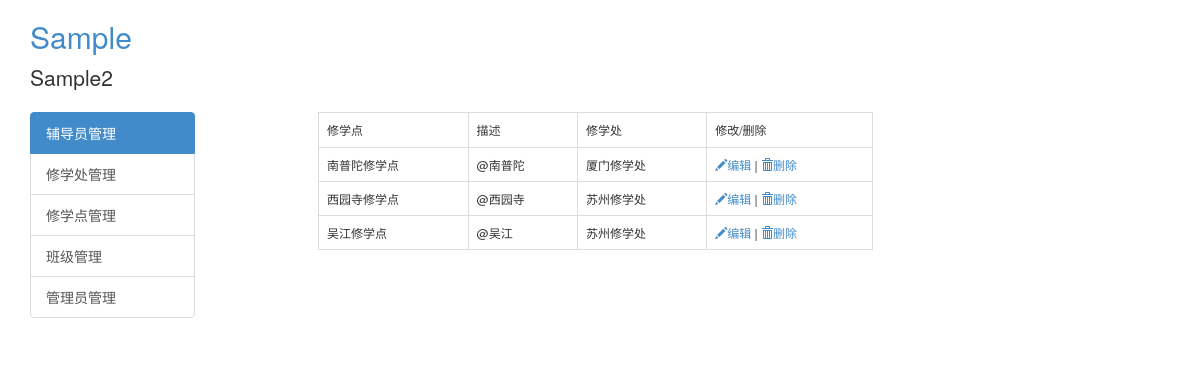
The page /admin/department/list (signed in) on the database its author committed.
### putidms/models/org.py (models this page shows, shortened)
class Department(db.Model):
    __tablename__ = 'departments'
    id = db.Column(db.Integer, primary_key=True, autoincrement=True)
    name = db.Column(db.String(255), index=True, unique=True, nullable=False)
    desc = db.Column(db.Text)
    update_user = db.Column(db.Integer)
    create_time = db.Column(db.DateTime, default=datetime.utcnow)
    update_time = db.Column(db.DateTime, default=datetime.utcnow)
    division_id = db.Column(db.Integer, db.ForeignKey('divisions.id'))
    classes = db.relationship('Class', backref='department', lazy='dynamic')

class Division(db.Model):
    __tablename__ = 'divisions'
    id = db.Column(db.Integer, primary_key=True, autoincrement=True)
    name = db.Column(db.String(255), index=True, unique=True, nullable=False)
    desc = db.Column(db.Text)
    update_user = db.Column(db.Integer)
    create_time = db.Column(db.DateTime, default=datetime.utcnow)
    update_time = db.Column(db.DateTime, default=datetime.utcnow)
    departments = db.relationship('Department', backref='division', lazy='dynamic')

### putidms/admin/views.py (the view)
@mod.route('/department/list')
@admin_required
def department_list():
    depts = Department.query.all()
    return render_template('admin/department_list.html', depts=depts)

### putidms/models/user.py (called while the page is built)
@login_manager.user_loader
def load_user(user_id):
    return User.query.get(int(user_id))

    def can(self, permissions):
        return self.role is not None and (self.role.permissions | permissions) == permissions

### putidms/templates/admin/department_list.html (shortened to what this page needs)
{% extends 'base.html' %}
{% from "_macros.html" import render_field, render_submit_field %}
{% block content %}
    {% if depts %}
        <div class="row">
            <div class="col-md-offset-1 col-md-8">
                <table class="table table-bordered">
                    <tr>
                        <td>修学点</td>
                        <td>描述</td>
                        <td>修学处</td>
                        <td>修改/删除</td>
                    </tr>
                    {% for dept in depts %}
                        <tr>
                            <td>{{ dept.name }}</td>
                            <td>{{ dept.desc }}</td>
                            <td>{{ dept.division.name }}</td>
                            <td>
                                <a href="{{ url_for('admin.department_edit',id=dept.id) }}" title="编辑">
                                    <span class="glyphicon glyphicon-pencil"></span>编辑
                                </a>|
                                <a href="javascript:void(0);" title="删除修学处"
                                   onclick="confirm_delete('{{ url_for("admin.department_delete",id=dept.id) }}');">
                                    <span class="glyphicon glyphicon-trash"></span>删除
                                </a>
                            </td>
                        </tr>
                    {% endfor %}
                </table>
            </div>
        </div>
    {% endif %}
{% endblock %}

### putidms/static/css/common.css (style rules this page uses)
table td { font-size: 12px; }
table tr { font-size: 16px; }

### rows shown on the page
Department: name "南普陀修学点", desc "@南普陀", division.name "厦门修学处"
Department: name "西园寺修学点", desc "@西园寺", division.name "苏州修学处"
Department: name "吴江修学点", desc "@吴江", division.name "苏州修学处"
